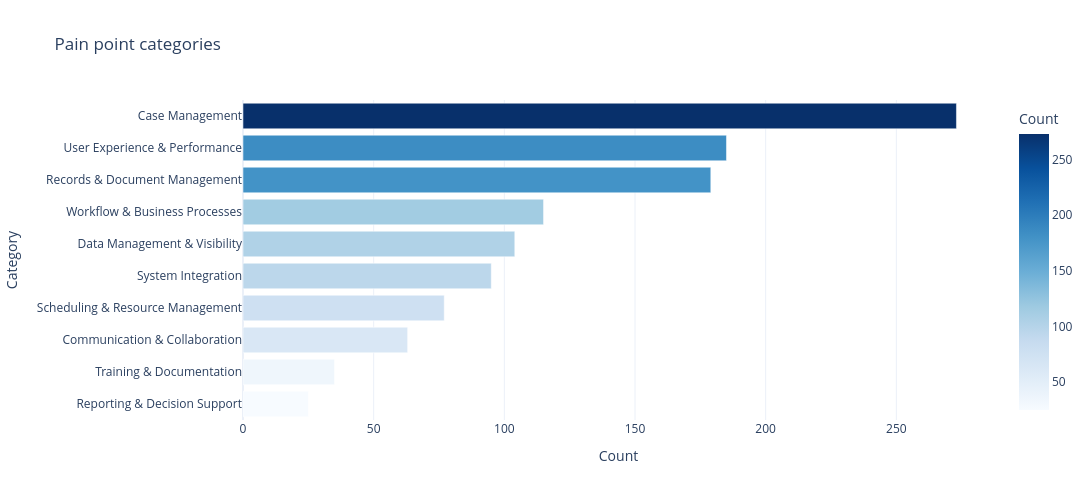
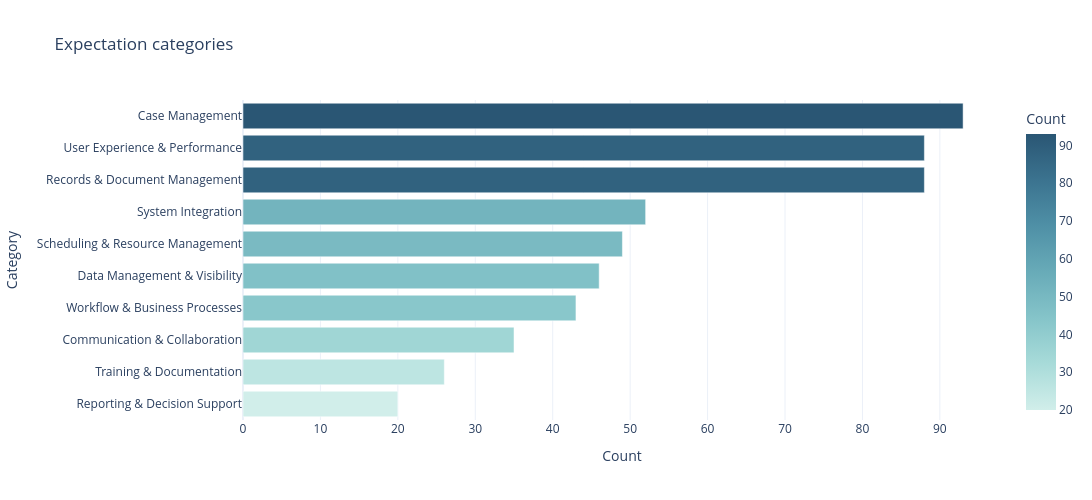

Source (notebook cell) for these figures, in order:
### Markdown cell above
## 2. Category counts

### Code cell
category_counts = (
    df.groupby("Category", as_index=False)
    .size()
    .rename(columns={"size": "Count"})
    .sort_values("Count", ascending=True)
)
fig_cat = px.bar(
    category_counts, x="Count", y="Category", orientation="h",
    title="Pain point categories", color="Count", color_continuous_scale="Blues",
)
fig_cat.update_layout(showlegend=False, height=500, width=1200, template="plotly_white")
fig_cat.show()

expectation_counts = (
    expectations_df.groupby("Category", as_index=False)
    .size()
    .rename(columns={"size": "Count"})
    .sort_values("Count", ascending=True)
)
fig_exp_cat = px.bar(
    expectation_counts, x="Count", y="Category", orientation="h",
    title="Expectation categories", color="Count", color_continuous_scale="Teal",
)
fig_exp_cat.update_layout(showlegend=False, height=500, width=1200, template="plotly_white")
fig_exp_cat.show()

### Figure 1 — Plotly figure (JSON) as saved in the notebook; plotly's stock layout.template omitted (floating-point values rounded to 4 significant figures)
{"data": [{"hovertemplate": "Count=%{marker.color}<br>Category=%{y}<extra></extra>", "legendgroup": "", "marker": {"color": [25, 35, 63, 77, 95, 104, 115, 179, 185, 273], "coloraxis": "coloraxis", "pattern": {"shape": ""}}, "name": "", "orientation": "h", "showlegend": false, "textposition": "auto", "type": "bar", "x": [25, 35, 63, 77, 95, 104, 115, 179, 185, 273], "xaxis": "x", "y": ["Reporting & Decision Support", "Training & Documentation", "Communication & Collaboration", "Scheduling & Resource Management", "System Integration", "Data Management & Visibility", "Workflow & Business Processes", "Records & Document Management", "User Experience & Performance", "Case Management"], "yaxis": "y"}], "layout": {"barmode": "relative", "coloraxis": {"autocolorscale": false, "colorbar": {"title": {"text": "Count"}}, "colorscale": [[0, "rgb(247,251,255)"], [0.125, "rgb(222,235,247)"], [0.25, "rgb(198,219,239)"], [0.375, "rgb(158,202,225)"], [0.5, "rgb(107,174,214)"], [0.625, "rgb(66,146,198)"], [0.75, "rgb(33,113,181)"], [0.875, "rgb(8,81,156)"], [1, "rgb(8,48,107)"]]}, "height": 500, "legend": {"tracegroupgap": 0}, "showlegend": false, "title": {"text": "Pain point categories"}, "width": 1200, "xaxis": {"anchor": "y", "domain": [0, 1], "title": {"text": "Count"}}, "yaxis": {"anchor": "x", "domain": [0, 1], "title": {"text": "Category"}}}}

### Figure 2 — Plotly figure (JSON) as saved in the notebook; plotly's stock layout.template omitted (floating-point values rounded to 4 significant figures)
{"data": [{"hovertemplate": "Count=%{marker.color}<br>Category=%{y}<extra></extra>", "legendgroup": "", "marker": {"color": [20, 26, 35, 43, 46, 49, 52, 88, 88, 93], "coloraxis": "coloraxis", "pattern": {"shape": ""}}, "name": "", "orientation": "h", "showlegend": false, "textposition": "auto", "type": "bar", "x": [20, 26, 35, 43, 46, 49, 52, 88, 88, 93], "xaxis": "x", "y": ["Reporting & Decision Support", "Training & Documentation", "Communication & Collaboration", "Workflow & Business Processes", "Data Management & Visibility", "Scheduling & Resource Management", "System Integration", "Records & Document Management", "User Experience & Performance", "Case Management"], "yaxis": "y"}], "layout": {"barmode": "relative", "coloraxis": {"autocolorscale": false, "colorbar": {"title": {"text": "Count"}}, "colorscale": [[0, "rgb(209, 238, 234)"], [0.1667, "rgb(168, 219, 217)"], [0.3333, "rgb(133, 196, 201)"], [0.5, "rgb(104, 171, 184)"], [0.6667, "rgb(79, 144, 166)"], [0.8333, "rgb(59, 115, 143)"], [1, "rgb(42, 86, 116)"]]}, "height": 500, "legend": {"tracegroupgap": 0}, "showlegend": false, "title": {"text": "Expectation categories"}, "width": 1200, "xaxis": {"anchor": "y", "domain": [0, 1], "title": {"text": "Count"}}, "yaxis": {"anchor": "x", "domain": [0, 1], "title": {"text": "Category"}}}}
